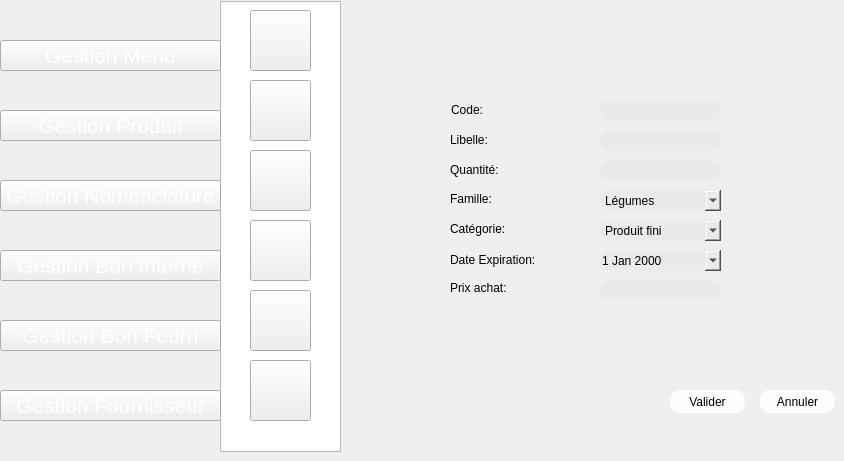
    <widget class="QWidget" name="page_8">
     <widget class="QPushButton" name="pushButton_397">
      <property name="geometry">
       <rect>
        <x>0</x>
        <y>320</y>
        <width>221</width>
        <height>31</height>
       </rect>
      </property>
      <property name="font">
       <font>
        <pointsize>16</pointsize>
        <weight>50</weight>
        <bold>false</bold>
       </font>
      </property>
      <property name="styleSheet">
       <string notr="true">color: rgb(255, 255, 255);

</string>
      </property>
      <property name="text">
       <string>Gestion Bon Fourn</string>
      </property>
     </widget>
     <widget class="QPushButton" name="pushButton_399">
      <property name="geometry">
       <rect>
        <x>0</x>
        <y>250</y>
        <width>221</width>
        <height>31</height>
       </rect>
      </property>
      <property name="font">
       <font>
        <pointsize>16</pointsize>
        <weight>50</weight>
        <bold>false</bold>
       </font>
      </property>
      <property name="styleSheet">
       <string notr="true">color: rgb(255, 255, 255);

</string>
      </property>
      <property name="text">
       <string>Gestion Bon Interne</string>
      </property>
     </widget>
     <widget class="QPushButton" name="pushButton_400">
      <property name="geometry">
       <rect>
        <x>0</x>
        <y>40</y>
        <width>221</width>
        <height>31</height>
       </rect>
      </property>
      <property name="font">
       <font>
        <pointsize>16</pointsize>
        <weight>50</weight>
        <bold>false</bold>
       </font>
      </property>
      <property name="styleSheet">
       <string notr="true">color: rgb(255, 255, 255);

</string>
      </property>
      <property name="text">
       <string>Gestion Menu</string>
      </property>
     </widget>
     <widget class="QPushButton" name="pushButton_401">
      <property name="geometry">
       <rect>
        <x>0</x>
        <y>180</y>
        <width>221</width>
        <height>31</height>
       </rect>
      </property>
      <property name="font">
       <font>
        <pointsize>16</pointsize>
        <weight>50</weight>
        <bold>false</bold>
       </font>
      </property>
      <property name="styleSheet">
       <string notr="true">color: rgb(255, 255, 255);

</string>
      </property>
      <property name="text">
       <string>Gestion Nomenclature</string>
      </property>
     </widget>
     <widget class="QPushButton" name="pushButton_402">
      <property name="geometry">
       <rect>
        <x>0</x>
        <y>390</y>
        <width>221</width>
        <height>31</height>
       </rect>
      </property>
      <property name="font">
       <font>
        <pointsize>16</pointsize>
        <weight>50</weight>
        <bold>false</bold>
       </font>
      </property>
      <property name="styleSheet">
       <string notr="true">color: rgb(255, 255, 255);

</string>
      </property>
      <property name="text">
       <string>Gestion Fournisseur</string>
      </property>
     </widget>
     <widget class="QPushButton" name="pushButton_403">
      <property name="geometry">
       <rect>
        <x>250</x>
        <y>10</y>
        <width>61</width>
        <height>61</height>
       </rect>
      </property>
      <property name="styleSheet">
       <string notr="true">image: url(:/new/prefix1/img/icon-ajout2.png);
background-image: url(:/new/prefix1/img/bg.png);</string>
      </property>
      <property name="text">
       <string/>
      </property>
     </widget>
     <widget class="QPushButton" name="pushButton_404">
      <property name="geometry">
       <rect>
        <x>250</x>
        <y>150</y>
        <width>61</width>
        <height>61</height>
       </rect>
      </property>
      <property name="styleSheet">
       <string notr="true">image: url(:/new/prefix1/img/icon-afficher2.png);</string>
      </property>
      <property name="text">
       <string/>
      </property>
     </widget>
     <widget class="QPushButton" name="pushButton_405">
      <property name="geometry">
       <rect>
        <x>250</x>
        <y>220</y>
        <width>61</width>
        <height>61</height>
       </rect>
      </property>
      <property name="styleSheet">
       <string notr="true">image: url(:/new/prefix1/img/icon-supp2 (1).png);</string>
      </property>
      <property name="text">
       <string/>
      </property>
     </widget>
     <widget class="QPushButton" name="pushButton_406">
      <property name="geometry">
       <rect>
        <x>250</x>
        <y>290</y>
        <width>61</width>
        <height>61</height>
       </rect>
      </property>
      <property name="styleSheet">
       <string notr="true">
image: url(:/new/prefix1/img/aa.png);</string>
      </property>
      <property name="text">
       <string/>
      </property>
     </widget>
     <widget class="QListView" name="listView_37">
      <property name="geometry">
       <rect>
        <x>220</x>
        <y>1</y>
        <width>121</width>
        <height>451</height>
       </rect>
      </property>
      <property name="styleSheet">
       <string notr="true">background-image: url(:/new/prefix1/img/selected.png);</string>
      </property>
     </widget>
     <widget class="QPushButton" name="pushButton_407">
      <property name="geometry">
       <rect>
        <x>250</x>
        <y>80</y>
        <width>61</width>
        <height>61</height>
       </rect>
      </property>
      <property name="styleSheet">
       <string notr="true">image: url(:/new/prefix1/img/icon-modif2 (1).png);</string>
      </property>
      <property name="text">
       <string/>
      </property>
     </widget>
     <widget class="QLineEdit" name="lineEdit_lib_2">
      <property name="geometry">
       <rect>
        <x>600</x>
        <y>130</y>
        <width>121</width>
        <height>21</height>
       </rect>
      </property>
      <property name="styleSheet">
       <string notr="true">                                         border-radius: 10px;
background-color: rgb(234, 234, 234);
font: 9pt &quot;MS Reference Sans Serif&quot;;

</string>
      </property>
     </widget>
     <widget class="QLineEdit" name="lineEdit_prix_11">
      <property name="geometry">
       <rect>
        <x>600</x>
        <y>280</y>
        <width>121</width>
        <height>20</height>
       </rect>
      </property>
      <property name="styleSheet">
       <string notr="true">                                         border-radius: 10px;
background-color: rgb(234, 234, 234);
font: 9pt &quot;MS Reference Sans Serif&quot;;

</string>
      </property>
     </widget>
     <widget class="QDateEdit" name="dateEdit_2">
      <property name="geometry">
       <rect>
        <x>600</x>
        <y>250</y>
        <width>121</width>
        <height>21</height>
       </rect>
      </property>
      <property name="styleSheet">
       <string notr="true">                                         border-radius: 10px;
background-color: rgb(234, 234, 234);
font: 9pt &quot;MS Reference Sans Serif&quot;;

</string>
      </property>
      <property name="calendarPopup">
       <bool>true</bool>
      </property>
     </widget>
     <widget class="QComboBox" name="comboBox_5">
      <property name="geometry">
       <rect>
        <x>600</x>
        <y>220</y>
        <width>121</width>
        <height>21</height>
       </rect>
      </property>
      <property name="styleSheet">
       <string notr="true">                                         border-radius: 10px;
background-color: rgb(234, 234, 234);
font: 9pt &quot;MS Reference Sans Serif&quot;;

</string>
      </property>
      <item>
       <property name="text">
        <string>Produit fini</string>
       </property>
      </item>
      <item>
       <property name="text">
        <string>ff</string>
       </property>
      </item>
      <item>
       <property name="text">
        <string>Produit semi fini</string>
       </property>
      </item>
      <item>
       <property name="text">
        <string>Mtiére premiére</string>
       </property>
      </item>
     </widget>
     <widget class="QComboBox" name="comboBox_3">
      <property name="geometry">
       <rect>
        <x>600</x>
        <y>190</y>
        <width>121</width>
        <height>21</height>
       </rect>
      </property>
      <property name="styleSheet">
       <string notr="true">                                         border-radius: 10px;
background-color: rgb(234, 234, 234);
font: 9pt &quot;MS Reference Sans Serif&quot;;

</string>
      </property>
      <item>
       <property name="text">
        <string>Légumes</string>
       </property>
      </item>
      <item>
       <property name="text">
        <string>aaaa</string>
       </property>
      </item>
      <item>
       <property name="text">
        <string>fruits</string>
       </property>
      </item>
      <item>
       <property name="text">
        <string>Matiére grasse</string>
       </property>
      </item>
      <item>
       <property name="text">
        <string>Matiére laitiére</string>
       </property>
      </item>
      <item>
       <property name="text">
        <string>boisson</string>
       </property>
      </item>
      <item>
       <property name="text">
        <string>eau</string>
       </property>
      </item>
     </widget>
     <widget class="QPushButton" name="modifprod">
      <property name="geometry">
       <rect>
        <x>670</x>
        <y>390</y>
        <width>75</width>
        <height>23</height>
       </rect>
      </property>
      <property name="styleSheet">
       <string notr="true">                                         border-radius: 10px;
background-color: rgb(253, 253, 253);
                                        
font: 9pt &quot;MS Reference Sans Serif&quot;;</string>
      </property>
      <property name="text">
       <string>Valider</string>
      </property>
     </widget>
     <widget class="QPushButton" name="pushButton_408">
      <property name="geometry">
       <rect>
        <x>760</x>
        <y>390</y>
        <width>75</width>
        <height>23</height>
       </rect>
      </property>
      <property name="styleSheet">
       <string notr="true">                                         border-radius: 10px;
background-color: rgb(253, 253, 253);
                                        
font: 9pt &quot;MS Reference Sans Serif&quot;;</string>
      </property>
      <property name="text">
       <string>Annuler</string>
      </property>
     </widget>
     <widget class="QLineEdit" name="lineEdit_qt_5">
      <property name="geometry">
       <rect>
        <x>600</x>
        <y>160</y>
        <width>121</width>
        <height>21</height>
       </rect>
      </property>
      <property name="styleSheet">
       <string notr="true">                                         border-radius: 10px;
background-color: rgb(234, 234, 234);
font: 9pt &quot;MS Reference Sans Serif&quot;;

</string>
      </property>
     </widget>
     <widget class="QLineEdit" name="lineEdit_code_2">
      <property name="geometry">
       <rect>
        <x>600</x>
        <y>100</y>
        <width>121</width>
        <height>21</height>
       </rect>
      </property>
      <property name="styleSheet">
       <string notr="true">                                         border-radius: 10px;
background-color: rgb(234, 234, 234);
font: 9pt &quot;MS Reference Sans Serif&quot;;

</string>
      </property>
     </widget>
     <widget class="QPushButton" name="pushButton_462">
      <property name="geometry">
       <rect>
        <x>0</x>
        <y>110</y>
        <width>221</width>
        <height>31</height>
       </rect>
      </property>
      <property name="font">
       <font>
        <pointsize>16</pointsize>
        <weight>50</weight>
        <bold>false</bold>
       </font>
      </property>
      <property name="styleSheet">
       <string notr="true">color: rgb(255, 255, 255);

</string>
      </property>
      <property name="text">
       <string>Gestion Produit</string>
      </property>
     </widget>
     <widget class="QPushButton" name="pushButton999_3">
      <property name="geometry">
       <rect>
        <x>250</x>
        <y>360</y>
        <width>61</width>
        <height>61</height>
       </rect>
      </property>
      <property name="styleSheet">
       <string notr="true">image: url(:/new/prefix1/img/icon-stat.png);</string>
      </property>
      <property name="text">
       <string/>
      </property>
     </widget>
     <widget class="QLabel" name="label_125">
      <property name="geometry">
       <rect>
        <x>451</x>
        <y>100</y>
        <width>111</width>
        <height>20</height>
       </rect>
      </property>
      <property name="styleSheet">
       <string notr="true">                                     border-radius: 10px;
font: 9pt &quot;MS Reference Sans Serif&quot;;
</string>
      </property>
      <property name="text">
       <string>Code:</string>
      </property>
     </widget>
     <widget class="QLabel" name="label_133">
      <property name="geometry">
       <rect>
        <x>450</x>
        <y>159</y>
        <width>111</width>
        <height>21</height>
       </rect>
      </property>
      <property name="styleSheet">
       <string notr="true">                                     border-radius: 10px;
font: 9pt &quot;MS Reference Sans Serif&quot;;
</string>
      </property>
      <property name="text">
       <string>Quantité:</string>
      </property>
     </widget>
     <widget class="QLabel" name="label_132">
      <property name="geometry">
       <rect>
        <x>450</x>
        <y>129</y>
        <width>111</width>
        <height>21</height>
       </rect>
      </property>
      <property name="styleSheet">
       <string notr="true">                                     border-radius: 10px;
font: 9pt &quot;MS Reference Sans Serif&quot;;
</string>
      </property>
      <property name="text">
       <string>Libelle:</string>
      </property>
     </widget>
     <widget class="QLabel" name="label_134">
      <property name="geometry">
       <rect>
        <x>450</x>
        <y>188</y>
        <width>111</width>
        <height>21</height>
       </rect>
      </property>
      <property name="styleSheet">
       <string notr="true">                                     border-radius: 10px;
font: 9pt &quot;MS Reference Sans Serif&quot;;
font: 9pt &quot;MS Reference Sans Serif&quot;;</string>
      </property>
      <property name="text">
       <string>Famille:</string>
      </property>
     </widget>
     <widget class="QLabel" name="label_135">
      <property name="geometry">
       <rect>
        <x>450</x>
        <y>218</y>
        <width>111</width>
        <height>21</height>
       </rect>
      </property>
      <property name="styleSheet">
       <string notr="true">                                     border-radius: 10px;
font: 9pt &quot;MS Reference Sans Serif&quot;;
</string>
      </property>
      <property name="text">
       <string>Catégorie:</string>
      </property>
     </widget>
     <widget class="QLabel" name="label_136">
      <property name="geometry">
       <rect>
        <x>450</x>
        <y>247</y>
        <width>111</width>
        <height>25</height>
       </rect>
      </property>
      <property name="styleSheet">
       <string notr="true">                                     border-radius: 10px;
font: 9pt &quot;MS Reference Sans Serif&quot;;
</string>
      </property>
      <property name="text">
       <string>Date Expiration:</string>
      </property>
     </widget>
     <widget class="QLabel" name="label_137">
      <property name="geometry">
       <rect>
        <x>450</x>
        <y>277</y>
        <width>111</width>
        <height>21</height>
       </rect>
      </property>
      <property name="styleSheet">
       <string notr="true">                                     border-radius: 10px;
font: 9pt &quot;MS Reference Sans Serif&quot;;
</string>
      </property>
      <property name="text">
       <string>Prix achat:</string>
      </property>
     </widget>
     <zorder>label_125</zorder>
     <zorder>label_133</zorder>
     <zorder>label_132</zorder>
     <zorder>label_134</zorder>
     <zorder>label_135</zorder>
     <zorder>label_136</zorder>
     <zorder>label_137</zorder>
     <zorder>listView_37</zorder>
     <zorder>pushButton_406</zorder>
     <zorder>pushButton_405</zorder>
     <zorder>pushButton_407</zorder>
     <zorder>pushButton_403</zorder>
     <zorder>pushButton_404</zorder>
     <zorder>pushButton_397</zorder>
     <zorder>pushButton_399</zorder>
     <zorder>pushButton_400</zorder>
     <zorder>pushButton_401</zorder>
     <zorder>pushButton_402</zorder>
     <zorder>lineEdit_lib_2</zorder>
     <zorder>lineEdit_prix_11</zorder>
     <zorder>dateEdit_2</zorder>
     <zorder>comboBox_5</zorder>
     <zorder>comboBox_3</zorder>
     <zorder>modifprod</zorder>
     <zorder>pushButton_408</zorder>
     <zorder>lineEdit_qt_5</zorder>
     <zorder>lineEdit_code_2</zorder>
     <zorder>pushButton_462</zorder>
     <zorder>pushButton999_3</zorder>
    </widget>
